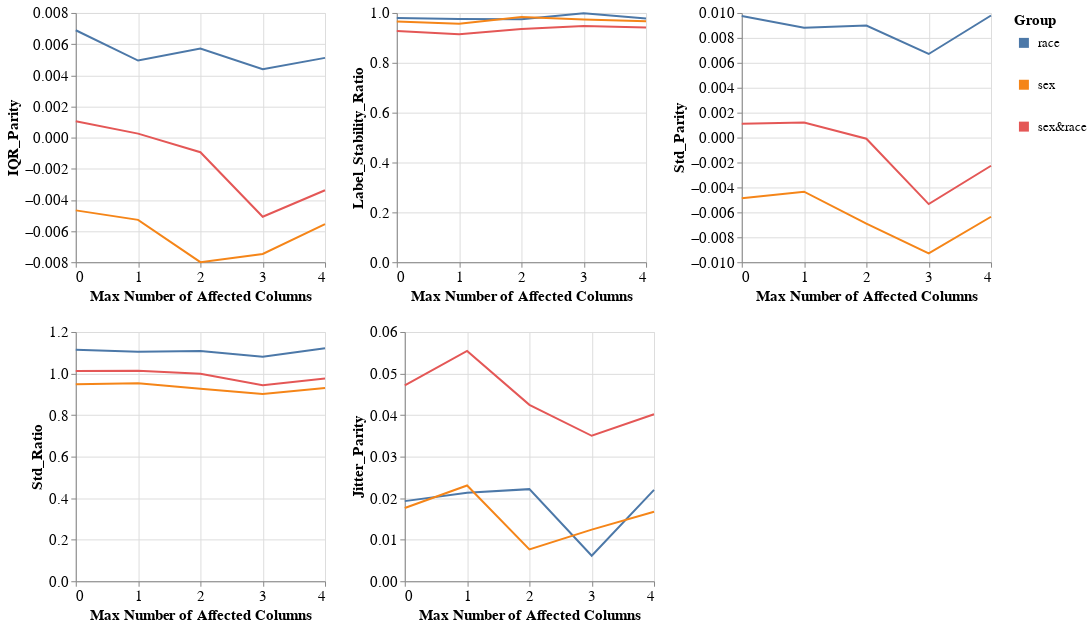

The notebook cell this image was saved under:
### Markdown cell above
### Group metrics per dataset and model

### Code cell
visualizer.create_groups_grid_pct_lines_plot(model_name=MODEL_NAMES[0],
                                             target_preprocessing_technique=PREPROCESSING_TECHNIQUES[0],
                                             group_metrics_type='variance',
                                             mode='max_num_columns')

### Figure 1 — Vega-Lite specification as saved in the notebook (floating-point values rounded to 4 significant figures)
{"config": {"view": {"continuousWidth": 400, "continuousHeight": 300}, "axis": {"labelFontSize": 15, "titleFontSize": 15}, "legend": {"labelFontSize": 13, "symbolStrokeWidth": 10, "titleFontSize": 15}}, "vconcat": [{"hconcat": [{"mark": "line", "encoding": {"color": {"field": "Group", "type": "nominal"}, "x": {"axis": {"tickMinStep": 1}, "field": "Percentage", "title": "Max Number of Affected Columns", "type": "quantitative"}, "y": {"field": "Metric_Value", "title": "IQR_Parity", "type": "quantitative"}}, "height": 250, "width": 250}, {"data": {"name": "data-30e103380bf4bbce95575a515b5e3213"}, "mark": "line", "encoding": {"color": {"field": "Group", "type": "nominal"}, "x": {"axis": {"tickMinStep": 1}, "field": "Percentage", "title": "Max Number of Affected Columns", "type": "quantitative"}, "y": {"field": "Metric_Value", "title": "Label_Stability_Ratio", "type": "quantitative"}}, "height": 250, "width": 250}, {"data": {"name": "data-80b6a63f774635c051472421c12f9797"}, "mark": "line", "encoding": {"color": {"field": "Group", "type": "nominal"}, "x": {"axis": {"tickMinStep": 1}, "field": "Percentage", "title": "Max Number of Affected Columns", "type": "quantitative"}, "y": {"field": "Metric_Value", "title": "Std_Parity", "type": "quantitative"}}, "height": 250, "width": 250}]}, {"hconcat": [{"mark": "line", "encoding": {"color": {"field": "Group", "type": "nominal"}, "x": {"axis": {"tickMinStep": 1}, "field": "Percentage", "title": "Max Number of Affected Columns", "type": "quantitative"}, "y": {"field": "Metric_Value", "title": "Std_Ratio", "type": "quantitative"}}, "height": 250, "width": 250}, {"data": {"name": "data-fc8f3971d672661b8fe62ec1863e4587"}, "mark": "line", "encoding": {"color": {"field": "Group", "type": "nominal"}, "x": {"axis": {"tickMinStep": 1}, "field": "Percentage", "title": "Max Number of Affected Columns", "type": "quantitative"}, "y": {"field": "Metric_Value", "title": "Jitter_Parity", "type": "quantitative"}}, "height": 250, "width": 250}], "data": {"name": "data-eb3be7716b3f1398eef9421e9b2554cb"}}], "data": {"name": "data-e4743fc7749e33390d025d6b3a63d15b"}, "$schema": "https://vega.github.io/schema/vega-lite/v4.17.0.json", "datasets": {"data-e4743fc7749e33390d025d6b3a63d15b": [{"Model_Name": "DecisionTreeClassifier", "Metric": "IQR_Parity", "Group": "race", "Metric_Value": 0.006891, "Percentage": 0.0}, {"Model_Name": "DecisionTreeClassifier", "Metric": "IQR_Parity", "Group": "sex", "Metric_Value": -0.004672, "Percentage": 0.0}, {"Model_Name": "DecisionTreeClassifier", "Metric": "IQR_Parity", "Group": "sex&race", "Metric_Value": 0.001049, "Percentage": 0.0}, {"Model_Name": "DecisionTreeClassifier", "Metric": "IQR_Parity", "Group": "race", "Metric_Value": 0.004945, "Percentage": 1.0}, {"Model_Name": "DecisionTreeClassifier", "Metric": "IQR_Parity", "Group": "sex", "Metric_Value": -0.005282, "Percentage": 1.0}, {"Model_Name": "DecisionTreeClassifier", "Metric": "IQR_Parity", "Group": "sex&race", "Metric_Value": 0.0002557, "Percentage": 1.0}, {"Model_Name": "DecisionTreeClassifier", "Metric": "IQR_Parity", "Group": "race", "Metric_Value": 0.005719, "Percentage": 2.0}, {"Model_Name": "DecisionTreeClassifier", "Metric": "IQR_Parity", "Group": "sex", "Metric_Value": -0.007996, "Percentage": 2.0}, {"Model_Name": "DecisionTreeClassifier", "Metric": "IQR_Parity", "Group": "sex&race", "Metric_Value": -0.0009402, "Percentage": 2.0}, {"Model_Name": "DecisionTreeClassifier", "Metric": "IQR_Parity", "Group": "race", "Metric_Value": 0.004385, "Percentage": 3.0}, {"Model_Name": "DecisionTreeClassifier", "Metric": "IQR_Parity", "Group": "sex", "Metric_Value": -0.007473, "Percentage": 3.0}, {"Model_Name": "DecisionTreeClassifier", "Metric": "IQR_Parity", "Group": "sex&race", "Metric_Value": -0.005082, "Percentage": 3.0}, {"Model_Name": "DecisionTreeClassifier", "Metric": "IQR_Parity", "Group": "race", "Metric_Value": 0.005117, "Percentage": 4.0}, {"Model_Name": "DecisionTreeClassifier", "Metric": "IQR_Parity", "Group": "sex", "Metric_Value": -0.00556, "Percentage": 4.0}, {"Model_Name": "DecisionTreeClassifier", "Metric": "IQR_Parity", "Group": "sex&race", "Metric_Value": -0.003379, "Percentage": 4.0}], "data-30e103380bf4bbce95575a515b5e3213": [{"Model_Name": "DecisionTreeClassifier", "Metric": "Label_Stability_Ratio", "Group": "race", "Metric_Value": 0.9798, "Percentage": 0.0}, {"Model_Name": "DecisionTreeClassifier", "Metric": "Label_Stability_Ratio", "Group": "sex", "Metric_Value": 0.9654, "Percentage": 0.0}, {"Model_Name": "DecisionTreeClassifier", "Metric": "Label_Stability_Ratio", "Group": "sex&race", "Metric_Value": 0.9281, "Percentage": 0.0}, {"Model_Name": "DecisionTreeClassifier", "Metric": "Label_Stability_Ratio", "Group": "race", "Metric_Value": 0.9757, "Percentage": 1.0}, {"Model_Name": "DecisionTreeClassifier", "Metric": "Label_Stability_Ratio", "Group": "sex", "Metric_Value": 0.9567, "Percentage": 1.0}, {"Model_Name": "DecisionTreeClassifier", "Metric": "Label_Stability_Ratio", "Group": "sex&race", "Metric_Value": 0.9143, "Percentage": 1.0}, {"Model_Name": "DecisionTreeClassifier", "Metric": "Label_Stability_Ratio", "Group": "race", "Metric_Value": 0.9752, "Percentage": 2.0}, {"Model_Name": "DecisionTreeClassifier", "Metric": "Label_Stability_Ratio", "Group": "sex", "Metric_Value": 0.9835, "Percentage": 2.0}, {"Model_Name": "DecisionTreeClassifier", "Metric": "Label_Stability_Ratio", "Group": "sex&race", "Metric_Value": 0.9353, "Percentage": 2.0}, {"Model_Name": "DecisionTreeClassifier", "Metric": "Label_Stability_Ratio", "Group": "race", "Metric_Value": 0.9991, "Percentage": 3.0}, {"Model_Name": "DecisionTreeClassifier", "Metric": "Label_Stability_Ratio", "Group": "sex", "Metric_Value": 0.974, "Percentage": 3.0}, {"Model_Name": "DecisionTreeClassifier", "Metric": "Label_Stability_Ratio", "Group": "sex&race", "Metric_Value": 0.9481, "Percentage": 3.0}, {"Model_Name": "DecisionTreeClassifier", "Metric": "Label_Stability_Ratio", "Group": "race", "Metric_Value": 0.9782, "Percentage": 4.0}, {"Model_Name": "DecisionTreeClassifier", "Metric": "Label_Stability_Ratio", "Group": "sex", "Metric_Value": 0.9671, "Percentage": 4.0}, {"Model_Name": "DecisionTreeClassifier", "Metric": "Label_Stability_Ratio", "Group": "sex&race", "Metric_Value": 0.9413, "Percentage": 4.0}], "data-80b6a63f774635c051472421c12f9797": [{"Model_Name": "DecisionTreeClassifier", "Metric": "Std_Parity", "Group": "race", "Metric_Value": 0.009755, "Percentage": 0.0}, {"Model_Name": "DecisionTreeClassifier", "Metric": "Std_Parity", "Group": "sex", "Metric_Value": -0.004873, "Percentage": 0.0}, {"Model_Name": "DecisionTreeClassifier", "Metric": "Std_Parity", "Group": "sex&race", "Metric_Value": 0.001118, "Percentage": 0.0}, {"Model_Name": "DecisionTreeClassifier", "Metric": "Std_Parity", "Group": "race", "Metric_Value": 0.008817, "Percentage": 1.0}, {"Model_Name": "DecisionTreeClassifier", "Metric": "Std_Parity", "Group": "sex", "Metric_Value": -0.00434, "Percentage": 1.0}, {"Model_Name": "DecisionTreeClassifier", "Metric": "Std_Parity", "Group": "sex&race", "Metric_Value": 0.001212, "Percentage": 1.0}, {"Model_Name": "DecisionTreeClassifier", "Metric": "Std_Parity", "Group": "race", "Metric_Value": 0.008992, "Percentage": 2.0}, {"Model_Name": "DecisionTreeClassifier", "Metric": "Std_Parity", "Group": "sex", "Metric_Value": -0.006896, "Percentage": 2.0}, {"Model_Name": "DecisionTreeClassifier", "Metric": "Std_Parity", "Group": "sex&race", "Metric_Value": -9.343e-05, "Percentage": 2.0}, {"Model_Name": "DecisionTreeClassifier", "Metric": "Std_Parity", "Group": "race", "Metric_Value": 0.006708, "Percentage": 3.0}, {"Model_Name": "DecisionTreeClassifier", "Metric": "Std_Parity", "Group": "sex", "Metric_Value": -0.009288, "Percentage": 3.0}, {"Model_Name": "DecisionTreeClassifier", "Metric": "Std_Parity", "Group": "sex&race", "Metric_Value": -0.005337, "Percentage": 3.0}, {"Model_Name": "DecisionTreeClassifier", "Metric": "Std_Parity", "Group": "race", "Metric_Value": 0.009797, "Percentage": 4.0}, {"Model_Name": "DecisionTreeClassifier", "Metric": "Std_Parity", "Group": "sex", "Metric_Value": -0.006352, "Percentage": 4.0}, {"Model_Name": "DecisionTreeClassifier", "Metric": "Std_Parity", "Group": "sex&race", "Metric_Value": -0.00226, "Percentage": 4.0}], "data-eb3be7716b3f1398eef9421e9b2554cb": [{"Model_Name": "DecisionTreeClassifier", "Metric": "Std_Ratio", "Group": "race", "Metric_Value": 1.115, "Percentage": 0.0}, {"Model_Name": "DecisionTreeClassifier", "Metric": "Std_Ratio", "Group": "sex", "Metric_Value": 0.9486, "Percentage": 0.0}, {"Model_Name": "DecisionTreeClassifier", "Metric": "Std_Ratio", "Group": "sex&race", "Metric_Value": 1.012, "Percentage": 0.0}, {"Model_Name": "DecisionTreeClassifier", "Metric": "Std_Ratio", "Group": "race", "Metric_Value": 1.105, "Percentage": 1.0}, {"Model_Name": "DecisionTreeClassifier", "Metric": "Std_Ratio", "Group": "sex", "Metric_Value": 0.9533, "Percentage": 1.0}, {"Model_Name": "DecisionTreeClassifier", "Metric": "Std_Ratio", "Group": "sex&race", "Metric_Value": 1.013, "Percentage": 1.0}, {"Model_Name": "DecisionTreeClassifier", "Metric": "Std_Ratio", "Group": "race", "Metric_Value": 1.109, "Percentage": 2.0}, {"Model_Name": "DecisionTreeClassifier", "Metric": "Std_Ratio", "Group": "sex", "Metric_Value": 0.9263, "Percentage": 2.0}, {"Model_Name": "DecisionTreeClassifier", "Metric": "Std_Ratio", "Group": "sex&race", "Metric_Value": 0.999, "Percentage": 2.0}, {"Model_Name": "DecisionTreeClassifier", "Metric": "Std_Ratio", "Group": "race", "Metric_Value": 1.081, "Percentage": 3.0}, {"Model_Name": "DecisionTreeClassifier", "Metric": "Std_Ratio", "Group": "sex", "Metric_Value": 0.9021, "Percentage": 3.0}, {"Model_Name": "DecisionTreeClassifier", "Metric": "Std_Ratio", "Group": "sex&race", "Metric_Value": 0.9433, "Percentage": 3.0}, {"Model_Name": "DecisionTreeClassifier", "Metric": "Std_Ratio", "Group": "race", "Metric_Value": 1.121, "Percentage": 4.0}, {"Model_Name": "DecisionTreeClassifier", "Metric": "Std_Ratio", "Group": "sex", "Metric_Value": 0.9308, "Percentage": 4.0}, {"Model_Name": "DecisionTreeClassifier", "Metric": "Std_Ratio", "Group": "sex&race", "Metric_Value": 0.9756, "Percentage": 4.0}], "data-fc8f3971d672661b8fe62ec1863e4587": [{"Model_Name": "DecisionTreeClassifier", "Metric": "Jitter_Parity", "Group": "race", "Metric_Value": 0.01929, "Percentage": 0.0}, {"Model_Name": "DecisionTreeClassifier", "Metric": "Jitter_Parity", "Group": "sex", "Metric_Value": 0.01763, "Percentage": 0.0}, {"Model_Name": "DecisionTreeClassifier", "Metric": "Jitter_Parity", "Group": "sex&race", "Metric_Value": 0.04716, "Percentage": 0.0}, {"Model_Name": "DecisionTreeClassifier", "Metric": "Jitter_Parity", "Group": "race", "Metric_Value": 0.02128, "Percentage": 1.0}, {"Model_Name": "DecisionTreeClassifier", "Metric": "Jitter_Parity", "Group": "sex", "Metric_Value": 0.02305, "Percentage": 1.0}, {"Model_Name": "DecisionTreeClassifier", "Metric": "Jitter_Parity", "Group": "sex&race", "Metric_Value": 0.05545, "Percentage": 1.0}, {"Model_Name": "DecisionTreeClassifier", "Metric": "Jitter_Parity", "Group": "race", "Metric_Value": 0.02217, "Percentage": 2.0}, {"Model_Name": "DecisionTreeClassifier", "Metric": "Jitter_Parity", "Group": "sex", "Metric_Value": 0.007652, "Percentage": 2.0}, {"Model_Name": "DecisionTreeClassifier", "Metric": "Jitter_Parity", "Group": "sex&race", "Metric_Value": 0.04246, "Percentage": 2.0}, {"Model_Name": "DecisionTreeClassifier", "Metric": "Jitter_Parity", "Group": "race", "Metric_Value": 0.006155, "Percentage": 3.0}, {"Model_Name": "DecisionTreeClassifier", "Metric": "Jitter_Parity", "Group": "sex", "Metric_Value": 0.01243, "Percentage": 3.0}, {"Model_Name": "DecisionTreeClassifier", "Metric": "Jitter_Parity", "Group": "sex&race", "Metric_Value": 0.03502, "Percentage": 3.0}, {"Model_Name": "DecisionTreeClassifier", "Metric": "Jitter_Parity", "Group": "race", "Metric_Value": 0.02198, "Percentage": 4.0}, {"Model_Name": "DecisionTreeClassifier", "Metric": "Jitter_Parity", "Group": "sex", "Metric_Value": 0.01675, "Percentage": 4.0}, {"Model_Name": "DecisionTreeClassifier", "Metric": "Jitter_Parity", "Group": "sex&race", "Metric_Value": 0.04019, "Percentage": 4.0}]}}
